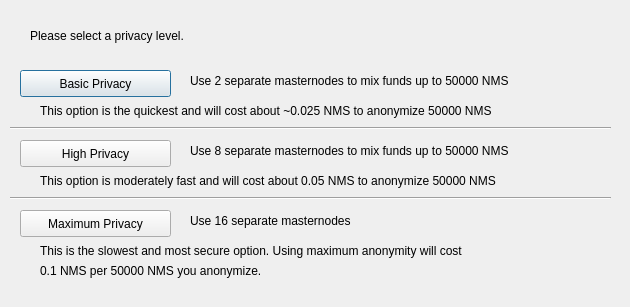
<?xml version="1.0" encoding="UTF-8"?>
<ui version="4.0">
 <class>ObfuscationConfig</class>
 <widget class="QDialog" name="ObfuscationConfig">
  <property name="geometry">
   <rect>
    <x>0</x>
    <y>0</y>
    <width>630</width>
    <height>307</height>
   </rect>
  </property>
  <property name="windowTitle">
   <string>Configure Obfuscation</string>
  </property>
  <widget class="QPushButton" name="buttonBasic">
   <property name="geometry">
    <rect>
     <x>20</x>
     <y>70</y>
     <width>151</width>
     <height>27</height>
    </rect>
   </property>
   <property name="text">
    <string>Basic Privacy</string>
   </property>
  </widget>
  <widget class="QPushButton" name="buttonHigh">
   <property name="geometry">
    <rect>
     <x>20</x>
     <y>140</y>
     <width>151</width>
     <height>27</height>
    </rect>
   </property>
   <property name="text">
    <string>High Privacy</string>
   </property>
  </widget>
  <widget class="QPushButton" name="buttonMax">
   <property name="geometry">
    <rect>
     <x>20</x>
     <y>210</y>
     <width>151</width>
     <height>27</height>
    </rect>
   </property>
   <property name="text">
    <string>Maximum Privacy</string>
   </property>
  </widget>
  <widget class="QLabel" name="label">
   <property name="geometry">
    <rect>
     <x>30</x>
     <y>20</y>
     <width>571</width>
     <height>31</height>
    </rect>
   </property>
   <property name="text">
    <string>Please select a privacy level.</string>
   </property>
  </widget>
  <widget class="QLabel" name="label_2">
   <property name="geometry">
    <rect>
     <x>190</x>
     <y>70</y>
     <width>421</width>
     <height>21</height>
    </rect>
   </property>
   <property name="text">
    <string>Use 2 separate masternodes to mix funds up to 50000 NMS</string>
   </property>
  </widget>
  <widget class="QLabel" name="label_3">
   <property name="geometry">
    <rect>
     <x>190</x>
     <y>140</y>
     <width>411</width>
     <height>21</height>
    </rect>
   </property>
   <property name="text">
    <string>Use 8 separate masternodes to mix funds up to 50000 NMS</string>
   </property>
  </widget>
  <widget class="QLabel" name="label_4">
   <property name="geometry">
    <rect>
     <x>190</x>
     <y>210</y>
     <width>421</width>
     <height>21</height>
    </rect>
   </property>
   <property name="text">
    <string>Use 16 separate masternodes</string>
   </property>
  </widget>
  <widget class="QLabel" name="label_6">
   <property name="geometry">
    <rect>
     <x>40</x>
     <y>100</y>
     <width>561</width>
     <height>21</height>
    </rect>
   </property>
   <property name="text">
    <string>This option is the quickest and will cost about ~0.025 NMS to anonymize 50000 NMS</string>
   </property>
  </widget>
  <widget class="QLabel" name="label_7">
   <property name="geometry">
    <rect>
     <x>40</x>
     <y>170</y>
     <width>561</width>
     <height>21</height>
    </rect>
   </property>
   <property name="text">
    <string>This option is moderately fast and will cost about 0.05 NMS to anonymize 50000 NMS</string>
   </property>
  </widget>
  <widget class="QLabel" name="label_8">
   <property name="geometry">
    <rect>
     <x>40</x>
     <y>240</y>
     <width>561</width>
     <height>21</height>
    </rect>
   </property>
   <property name="text">
    <string>This is the slowest and most secure option. Using maximum anonymity will cost</string>
   </property>
  </widget>
  <widget class="QLabel" name="label_9">
   <property name="geometry">
    <rect>
     <x>40</x>
     <y>260</y>
     <width>561</width>
     <height>21</height>
    </rect>
   </property>
   <property name="text">
    <string>0.1 NMS per 50000 NMS you anonymize.</string>
   </property>
  </widget>
  <widget class="Line" name="line">
   <property name="geometry">
    <rect>
     <x>10</x>
     <y>120</y>
     <width>601</width>
     <height>16</height>
    </rect>
   </property>
   <property name="orientation">
    <enum>Qt::Horizontal</enum>
   </property>
  </widget>
  <widget class="Line" name="line_2">
   <property name="geometry">
    <rect>
     <x>10</x>
     <y>190</y>
     <width>601</width>
     <height>16</height>
    </rect>
   </property>
   <property name="orientation">
    <enum>Qt::Horizontal</enum>
   </property>
  </widget>
 </widget>
 <resources/>
 <connections/>
</ui>
